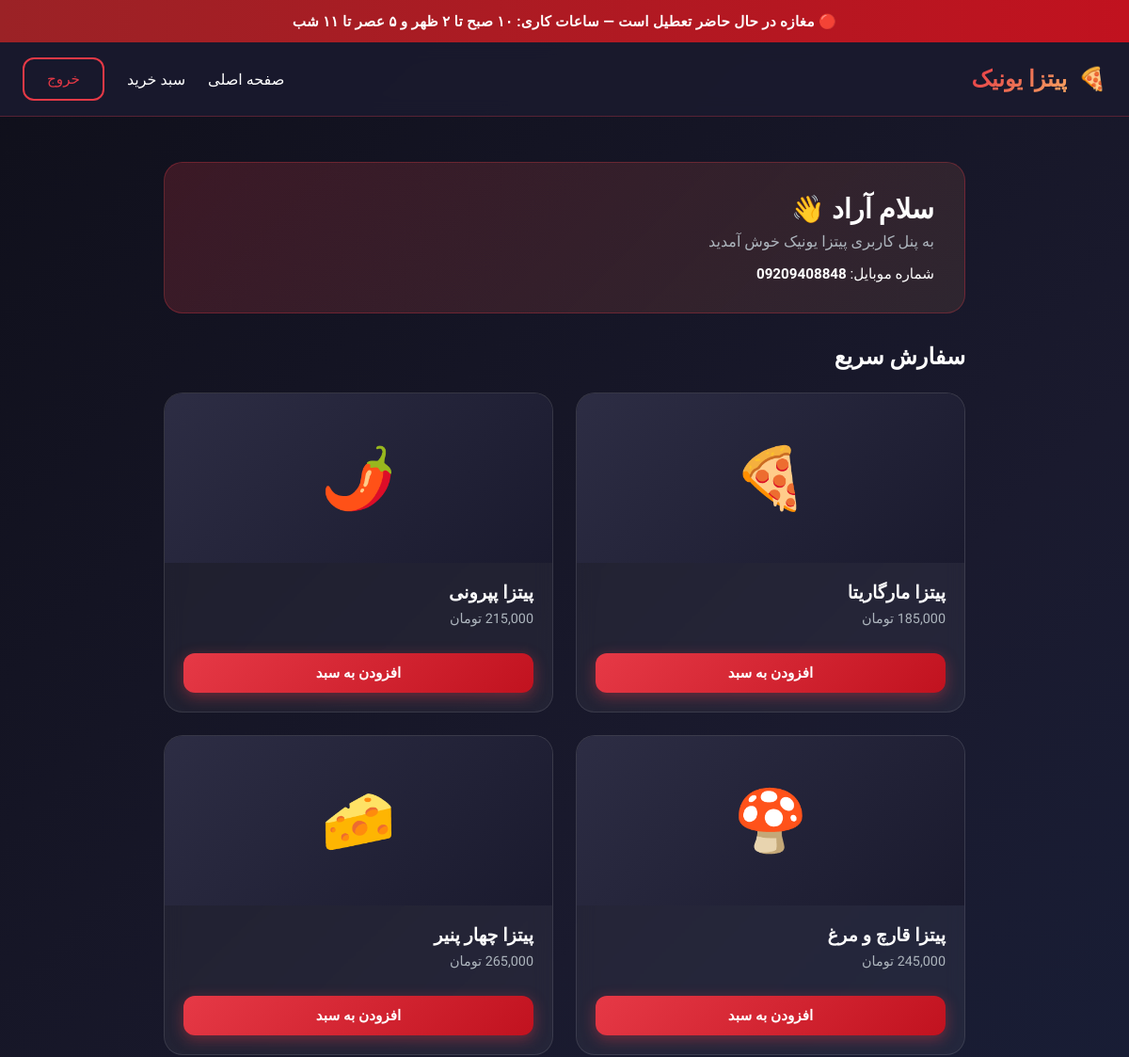
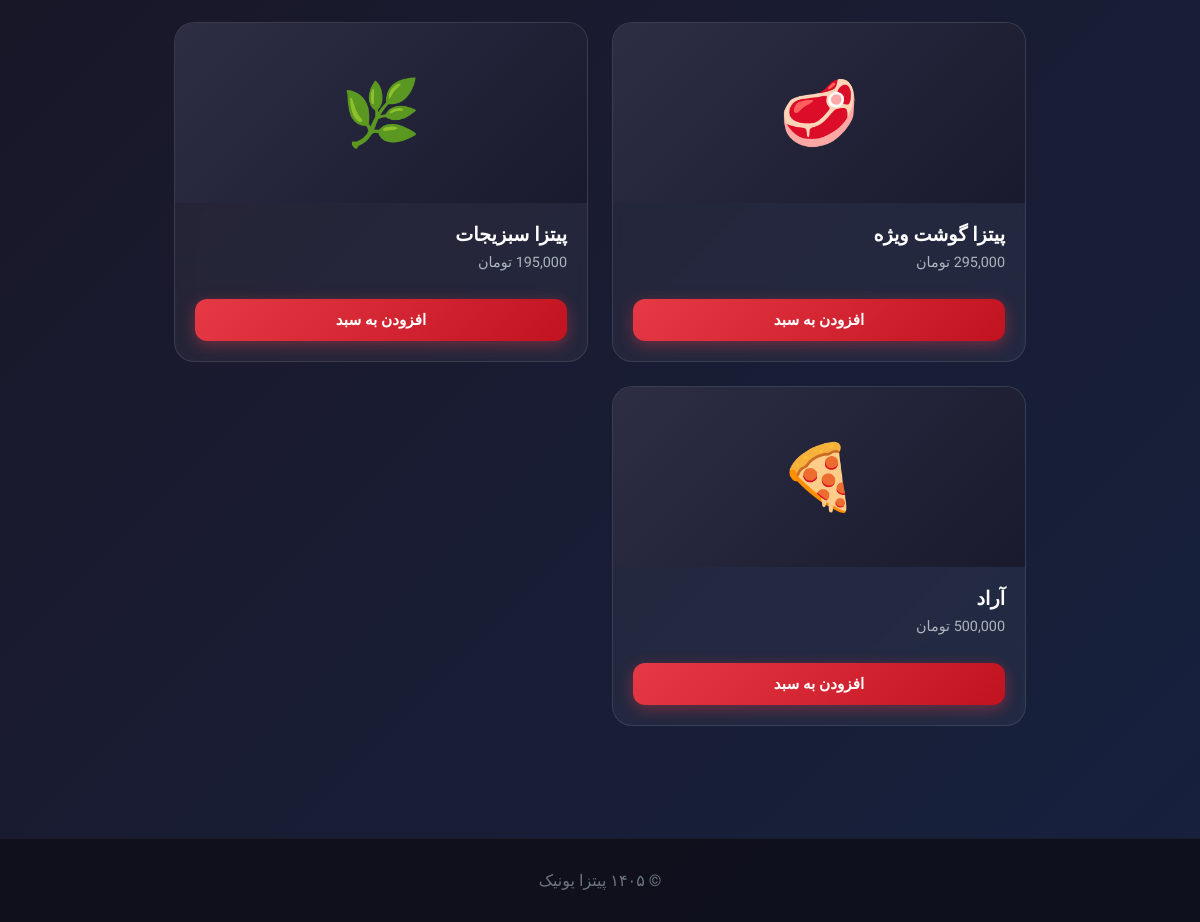
Page /dashboard.php (signed in) on the committed database (2 pictures, top to bottom).
### tables this page shows
CREATE TABLE settings (
        key TEXT PRIMARY KEY,
        value TEXT
    );

CREATE TABLE users (
        id INTEGER PRIMARY KEY AUTOINCREMENT,
        name TEXT NOT NULL,
        phone TEXT UNIQUE NOT NULL,
        password TEXT NOT NULL,
        created_at DATETIME DEFAULT CURRENT_TIMESTAMP
    );

CREATE TABLE products (
        id INTEGER PRIMARY KEY AUTOINCREMENT,
        name TEXT NOT NULL,
        description TEXT,
        price INTEGER NOT NULL,
        emoji TEXT DEFAULT '🍕',
        is_active INTEGER DEFAULT 1,
        created_at DATETIME DEFAULT CURRENT_TIMESTAMP
    );

### dashboard.php (the view, shortened to what this page needs)
<?php
require_once 'config.php';
require_once 'db.php';
$user = getCurrentUser($pdo);
$products = getProducts($pdo);
$cartCount = getCartCount();
?>
<!DOCTYPE html>
<html lang="fa" dir="rtl">
<head>
    <link rel="stylesheet" href="style.css">
</head>
<body>
    <?php renderClosedBanner($pdo); ?>
    <header class="header">
        <nav class="nav">
            <a href="index.php" class="logo">
                🍕 <span>پیتزا یونیک</span>
            </a>
            <div class="nav-links">
                <a href="index.php">صفحه اصلی</a>
                <a href="cart.php">سبد خرید <?php if ($cartCount > 0): ?><span style="background:var(--primary);padding:2px 8px;border-radius:20px;font-size:0.8rem;margin-right:4px;"><?= $cartCount ?></span><?php endif; ?></a>
                <a href="logout.php" class="btn btn-outline">خروج</a>
            </div>
        </nav>
    </header>
    <div class="dashboard">
        <div class="welcome-card">
            <h1 style="font-size:1.8rem; margin-bottom:0.5rem;">سلام <?= htmlspecialchars($user['name']) ?> 👋</h1>
            <p style="color:#adb5bd;">به پنل کاربری پیتزا یونیک خوش آمدید</p>
            <p style="margin-top:1rem; font-size:0.95rem;">
                شماره موبایل: <strong dir="ltr"><?= htmlspecialchars($user['phone']) ?></strong>
            </p>
        </div>
        <div class="section-title" style="text-align:right; margin-bottom:1.5rem;">
            <h2 style="font-size:1.5rem;">سفارش سریع</h2>
        </div>
        <div class="menu-grid">
            <?php foreach ($products as $product): ?>
            <div class="menu-card">
                <div class="menu-card-img"><?= $product['emoji'] ?></div>
                <div class="menu-card-body">
                    <h3><?= htmlspecialchars($product['name']) ?></h3>
                    <p><?= formatPrice($product['price']) ?></p>
                    <form method="POST" action="cart.php">
                        <button type="submit" class="btn btn-primary" style="width:100%; margin-top:0.75rem;">افزودن به سبد</button>
                    </form>
                </div>
            </div>
            <?php endforeach; ?>
        </div>
    </div>
    <footer class="footer">
        <p>© ۱۴۰۵ پیتزا یونیک</p>
    </footer>
</body>
</html>

### config.php (shortened to what this page needs)
<?php
function isLoggedIn() {
    return isset($_SESSION['user_id']);
}
function getCurrentUser($pdo) {
    $stmt = $pdo->prepare("SELECT id, name, phone FROM users WHERE id = ?");
    $stmt->execute([$_SESSION['user_id']]);
    $user = $stmt->fetch(PDO::FETCH_ASSOC);
    return $user;
}
function getSetting($pdo, $key, $default = '') {
    $stmt = $pdo->prepare("SELECT value FROM settings WHERE key = ?");
    $stmt->execute([$key]);
    $row = $stmt->fetch(PDO::FETCH_ASSOC);
    return $row ? $row['value'] : $default;
}
function getProducts($pdo, $onlyActive = true) {
    $sql = "SELECT * FROM products";
    if ($onlyActive) $sql .= " WHERE is_active = 1";
    $sql .= " ORDER BY id ASC";
    return $pdo->query($sql)->fetchAll(PDO::FETCH_ASSOC);
}
function formatPrice($price) {
    return number_format($price) . ' تومان';
}
function renderClosedBanner($pdo) {
    $mode = getSetting($pdo, 'shop_mode', 'auto');
    $text = $mode === 'closed'
        ? '🔴 مغازه موقتاً تعطیل است'
        : '🔴 مغازه در حال حاضر تعطیل است — ساعات کاری: ۱۰ صبح تا ۲ ظهر و ۵ عصر تا ۱۱ شب';
    echo '<div style="background:linear-gradient(90deg,#9b2226,#c1121f);color:#fff;text-align:center;padding:0.85rem 1rem;font-weight:600;font-size:0.95rem;letter-spacing:0.3px;">'
        . htmlspecialchars($text) .
        '</div>';
}
?>

### style.css (style rules this page uses)
:root { --primary: #e63946; --primary-dark: #c1121f; --secondary: #f4a261; --accent: #e9c46a; --dark: #1a1a2e; --darker: #0f0f1a; --light: #f8f9fa; --gray: #6c757d; }
* { margin: 0; padding: 0; box-sizing: border-box; }
body { font-family: 'Vazirmatn', Tahoma, sans-serif; background: linear-gradient(135deg, #0f0f1a 0%, #1a1a2e 50%, #16213e 100%); color: #fff; min-height: 100vh; direction: rtl; }
a { text-decoration: none; color: inherit; }
.header { background: rgba(26, 26, 46, 0.95); backdrop-filter: blur(10px); border-bottom: 1px solid rgba(230, 57, 70, 0.3); position: sticky; top: 0; z-index: 100; }
.nav { max-width: 1200px; margin: 0 auto; padding: 1rem 1.5rem; display: flex; justify-content: space-between; align-items: center; }
.logo { display: flex; align-items: center; gap: 0.75rem; font-size: 1.5rem; font-weight: 800; color: var(--primary); }
.logo span { background: linear-gradient(135deg, #e63946, #f4a261); -webkit-background-clip: text; -webkit-text-fill-color: transparent; }
.nav-links { display: flex; gap: 1.5rem; align-items: center; }
.nav-links a { font-weight: 500; transition: color 0.3s; position: relative; }
.nav-links a::after { content: ''; position: absolute; bottom: -4px; right: 0; width: 0; height: 2px; background: var(--primary); transition: width 0.3s; }
.btn { display: inline-flex; align-items: center; justify-content: center; gap: 0.5rem; padding: 0.75rem 1.5rem; border-radius: 12px; font-weight: 600; font-size: 0.95rem; border: none; cursor: pointer; transition: all 0.3s ease; font-family: inherit; }
.btn-primary { background: linear-gradient(135deg, #e63946, #c1121f); color: white; box-shadow: 0 4px 15px rgba(230, 57, 70, 0.4); }
.btn-outline { background: transparent; border: 2px solid var(--primary); color: var(--primary); }
.section-title { text-align: center; margin-bottom: 3rem; }
.section-title h2 { font-size: 2.2rem; font-weight: 700; margin-bottom: 0.5rem; }
.menu-grid { display: grid; grid-template-columns: repeat(auto-fill, minmax(280px, 1fr)); gap: 1.5rem; }
.menu-card { background: rgba(255, 255, 255, 0.05); border: 1px solid rgba(255, 255, 255, 0.1); border-radius: 20px; overflow: hidden; transition: all 0.3s ease; backdrop-filter: blur(10px); }
.menu-card-img { height: 180px; background: linear-gradient(135deg, #2d2d44, #1a1a2e); display: flex; align-items: center; justify-content: center; font-size: 4rem; }
.menu-card-body { padding: 1.25rem; }
.menu-card-body h3 { font-size: 1.2rem; margin-bottom: 0.5rem; }
.menu-card-body p { color: #adb5bd; font-size: 0.9rem; margin-bottom: 1rem; }
.dashboard { max-width: 900px; margin: 0 auto; padding: 3rem 1.5rem; }
.welcome-card { background: linear-gradient(135deg, rgba(230, 57, 70, 0.2), rgba(244, 162, 97, 0.1)); border: 1px solid rgba(230, 57, 70, 0.3); border-radius: 20px; padding: 2rem; margin-bottom: 2rem; }
.footer { background: rgba(15, 15, 26, 0.9); border-top: 1px solid rgba(255, 255, 255, 0.05); padding: 2rem 1.5rem; text-align: center; color: #6c757d; margin-top: 4rem; }

### rows in the picture
settings: value "🔴 مغازه در حال حاضر تعطیل است — ساعات کاری: ۱۰ صبح تا ۲ ظهر و ۵ عصر تا ۱۱ شب"
users: name "آراد", phone "09209408848"
products: emoji "🍕", name "پیتزا مارگاریتا", price "185,000 تومان"
products: emoji "🌶️", name "پیتزا پپرونی", price "215,000 تومان"
products: emoji "🍄", name "پیتزا قارچ و مرغ", price "245,000 تومان"
products: emoji "🧀", name "پیتزا چهار پنیر", price "265,000 تومان"
products: emoji "🥩", name "پیتزا گوشت ویژه", price "295,000 تومان"
products: emoji "🌿", name "پیتزا سبزیجات", price "195,000 تومان"
products: emoji "🍕", name "آراد", price "500,000 تومان"
